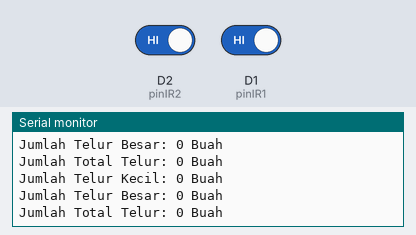
A sketch run on a simulated ESP8266 (NodeMCU). Parts: the last lines printed to the serial monitor. Inputs (shaded band) come from the test bench; at power-on: D2 (pinIR2) HIGH, D1 (pinIR1) HIGH. WiFi joins after 1.5 s; servers stay silent unless stated.

Above: at 6.0 s.
6.1 s: D2 (pinIR2) driven LOW
At 6.22 s:
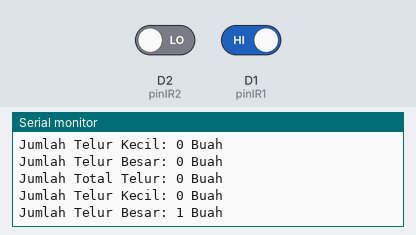
7.6 s: D1 (pinIR1) driven LOW
At 8.07 s:
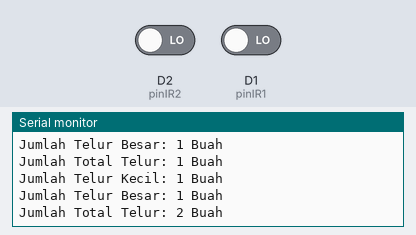
Timing chart, 0 to 10.6 s (numbered marks = the images above; inputs shaded):
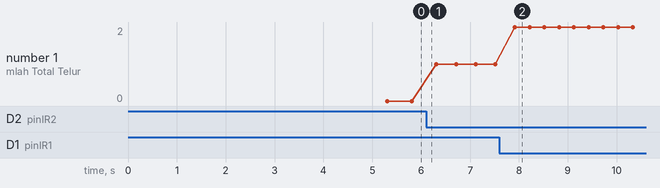

The sketch:

FIX_NODEMCU.ino
```cpp
//MUHAMMAD RAMADHAN FIRJATULLAH
//40040319650081
//TUGAS AKHIR

#include <Wire.h>
#define BLYNK_PRINT Serial
#include <Blynk.h>
#include <ESP8266WiFi.h>
#include <BlynkSimpleEsp8266.h>

//=================auth WIFI Connect=======================================
const char *ssid = "adan"; //SSID WIFI
const char *pass = "adan141220"; //PASS WIFI
char auth[] = "nF5BgSS9pR41zJwdNQNf8enG4n3y1Jk4"; // Token dari blynk APP
WiFiClient client;


//=================Pin yang dipakai========================

int pinIR1 = D1; //IR Sensor 1
int pinIR2 = D2; //IR Sensor 2

//====================Variabel=============================

int jmlTotalTelurBesar = 0;
int jmlTotalTelurKecil = 0;
int jmlTelurTotal = 0;

boolean stateIR1 = true;
boolean stateIR2 = true;


//======================Setup===============================

void setup()
{
  //==============mulai serial==============================
  Serial.begin(115200); //BUKA SERIAL NODEMCU - P

  //====Mode fungsi untuk setiap variabel / pin============
  pinMode(pinIR1, INPUT);
  pinMode(pinIR2, INPUT);

//==========================Inisialisasi Sistem============================
  Blynk.begin(auth, ssid, pass, "blynk.cloud",80);
  WiFi.begin(ssid, pass);
  {
  delay(1000);
  Serial.print(".");
  }
  Serial.println("");
  Serial.println("WiFi connected");
  delay(2000);
}

//==============================END SETUP=================================


//==============================LOOP======================================

void loop()
{
  Blynk.run();
  SystemStart();
}

//===============================END LOOP=================================


void SystemStart()
{

//===================Perhitungan Jumlah Telur====================================
  //Jumlah Telur Kecil
  Blynk.virtualWrite(V0, jmlTotalTelurKecil);
  delay(100);

  //Jumlah Telur Besar
  Blynk.virtualWrite(V1, jmlTotalTelurBesar);
  delay(100);


  //jika mendeteksi telur ke wadah kecil maka +1
  if (!digitalRead (pinIR1) && stateIR1)
  {
    jmlTotalTelurKecil++;
    stateIR1 = false;
    delay(100);
  }
  if(digitalRead(pinIR1))
  {
    stateIR1 = true;
    delay(100);
  }
  Serial.print("Jumlah Telur Kecil: ");
  Serial.print(jmlTotalTelurKecil);
  Serial.println(" Buah");
  Serial.println();

  //jika mendeteksi telur ke wadah besar maka +1
  if (!digitalRead (pinIR2) && stateIR2)
  {
    jmlTotalTelurBesar++;
    stateIR2 = false;
    delay(100);
  }
  if(digitalRead(pinIR2))
  {
    stateIR2 = true;
    delay(100);
  }

  Serial.print("Jumlah Telur Besar: ");
  Serial.print(jmlTotalTelurBesar);
  Serial.println(" Buah");
  Serial.println();


  //Total Jumlah Telur
    jmlTelurTotal = jmlTotalTelurBesar + jmlTotalTelurKecil;
    Blynk.virtualWrite(V2, jmlTelurTotal);
    delay(100);

    Serial.print("Jumlah Total Telur: ");
    Serial.print(jmlTelurTotal);
    Serial.println(" Buah");
    Serial.println();
}
```

Measured:
- after the input at 6.1 s, the serial monitor: prints a new line after 0.11 s (image 1)
- after the input at 7.6 s, the serial monitor: prints a new line after 0.22 s (image 2)
- plotted number 1: 0 → 1 after the input at 6.1 s, 1 → 2 after the input at 7.6 s
